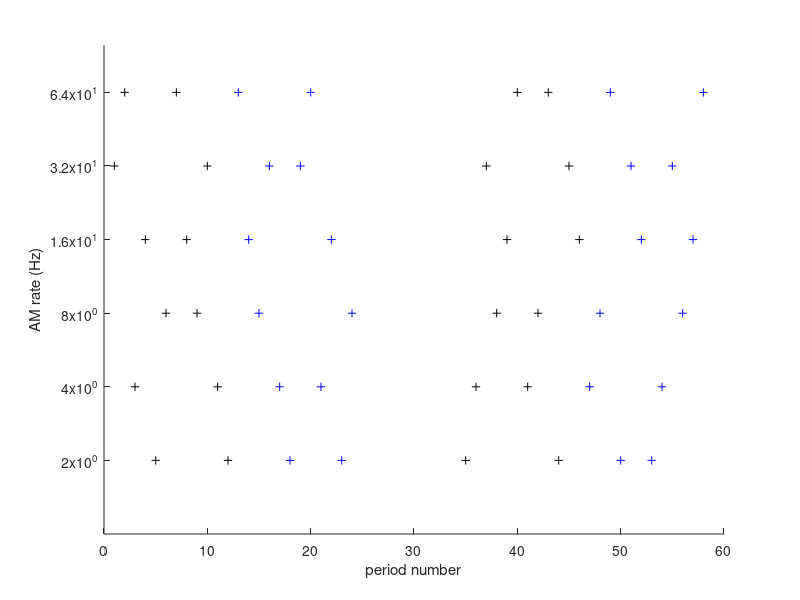
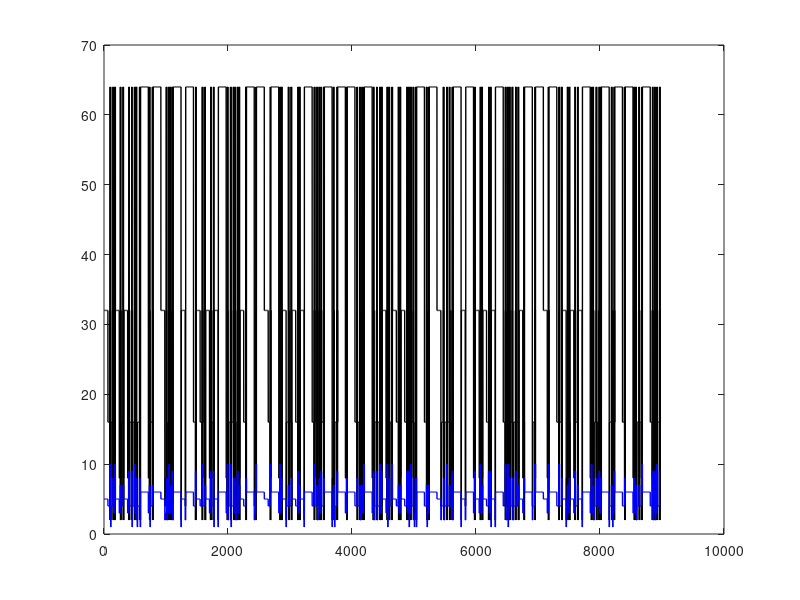

These charts were generated, in order, by the following MATLAB code:
function make_irreg_AM_chunks_final
% This stimulus recipe allows for 3 important criteria to be matched:
%
%   1) a few specific AM rate vector sequences (chunks) are repeated for
%   multiple (15) trials, allowing for psth and trial-to-trial variability
%   analyses.
%
%   2) the specific chunks can arrive either early or late in an irregular
%   segment, allowing us to look for adaptation on a constant physical
%   signal.
%
%   3) each unique AM rate (/period duration) is presented in several
%   diverse positions within an irregular sequence. ie, there are several
%   unique AM rates  preceeding it. this allows for a rough assessment of
%   details behind any observed hysteresis effects, or conditions for
%   non-linearities, and allows for an assessment of neural activity
%   related to irregularity as a condition, with less bias by responses
%   specific to an individual sequence.
%
%   weaknesses:
%   - there may not be enough randomized chunks, so analyses of adaptation
%   may be confounded by responses specific to the rate sequences
%   presented.
%
%   each unique rate value is presented 120 times in the irregular
%   condition.
%

rng('shuffle')

AMrates = 2.^[1:6];  %2-64 Hz
periodic_rates = [2 4 8 16 32 64];

irreg_chunk_dur = 2*sum(1./AMrates);

try
    
    load IRsequences.mat
    
catch
    
    IRseq_idxs = make_IR_segments;
    
    % Final IR segments
    IR_A = AMrates(IRseq_idxs(1,:));
    IR_B = AMrates(IRseq_idxs(2,:));
    IR_C = AMrates(IRseq_idxs(3,:));
    IR_D = AMrates(IRseq_idxs(4,:));
    
    % save('IRsequences','IR_A','IR_B','IR_C','IR_D','-v7.3')
    
end

IR_rateVec_1     = [IR_A IR_C];
IR_rateVec_1_inv = [IR_C IR_A];
IR_rateVec_2     = [IR_B IR_D];
IR_rateVec_2_inv = [IR_D IR_B];


% Plot the AM rate sequences
figure; hold on
xstart = 0;
plot(xstart+1:xstart+length(IR_rateVec_1),IR_rateVec_1,'+k')
xstart = xstart+length(IR_rateVec_1);
plot(xstart+1:xstart+length(IR_rateVec_1_inv),IR_rateVec_1_inv,'+b')
xstart = 10 + xstart+length(IR_rateVec_1_inv);
plot(xstart+1:xstart+length(IR_rateVec_2),IR_rateVec_2,'+k')
xstart = xstart+length(IR_rateVec_2);
plot(xstart+1:xstart+length(IR_rateVec_2_inv),IR_rateVec_2_inv,'+b')
set(gca,'yscale','log')
set(gca,'ytick',AMrates)
xlabel('period number')
ylabel('AM rate (Hz)')



%% Estimating stimulus time, number of trials for a session

ml_target = 2.5;%ml
ml_flowrate = 0.28;%ml/m
target_time = ml_target / ml_flowrate * 60;

n_irreg_trials = 26;
irreg_repeats_time = irreg_chunk_dur * 4 * n_irreg_trials;

n_periodic_rates = numel(periodic_rates);
n_periodic_trials = 26;
periodic_time = (n_periodic_rates+2) * irreg_chunk_dur * n_periodic_trials;

standard_stim_time = irreg_repeats_time + periodic_time
ml_consumed = standard_stim_time/60 * ml_flowrate



%% Piece together long AM vector for continuous sound stream

REGblocks = 1:numel(periodic_rates);
IRblocks  = numel(periodic_rates)+(1:4);
% therefore, blocks are:
%  [ 2 4 8 16 32 64 IR_rateVec_1 IR_rateVec_1_inv IR_rateVec_2 IR_rateVec_2_inv ]
%    1 2 3  4  5  6        7            8                9           10

try
    load Block_Order
    
catch
    REG_pool = repmat(REGblocks([1 2 5 6]),1,n_periodic_trials/2);
    IR_pool  = repmat(IRblocks,1,n_irreg_trials/2);
    
    tic
    
    all_pool = [REG_pool IR_pool];
    SATISFIED = 0;
    
    while SATISFIED==0
        
        all_pool = all_pool(randperm(length(all_pool)));
        
        % conditions:
        % - avoid repeated periodic rates
        % - restrict number of times IR blocks called 3 times in a row
        % - first block must be REG
        consecutiveIRs = find(diff(find(all_pool>=min(IR_pool)),1,2)==1);
        check_REGs = all_pool;
        check_REGs(check_REGs>=min(IR_pool)) = nan;
        if (sum( diff(consecutiveIRs,1,2)==1 ) < 3) && ~any(diff(check_REGs,1,2)==0) && all_pool(1)<min(IR_pool)
            Block_Order = all_pool;
            SATISFIED = 1;
            break
        end
        
    end
    q=toc
    
    Block_Order = [Block_Order Block_Order];
    
    save('Block_Order','Block_Order','-v7.3')
    
end


%% Construct period rate vector


IR_rateVecs = [IR_rateVec_1;...
    IR_rateVec_1_inv;...
    IR_rateVec_2;...
    IR_rateVec_2_inv ];

periodic_nCycles = ceil(periodic_rates*irreg_chunk_dur);
periodic_durations = periodic_nCycles .* (1./periodic_rates);

fullStreamRateVector  = [];
fullStreamBlockVector = [];
track_preREG = [3 4; 4 3; 3 4; 4 3];
for ib = 1:numel(Block_Order)
    
    % REG block
    if Block_Order(ib)<=max(REGblocks)
        
        fullStreamRateVector = [fullStreamRateVector repmat( AMrates(Block_Order(ib)), 1, periodic_nCycles(Block_Order(ib)) ) ];
        fullStreamBlockVector = [fullStreamBlockVector repmat( Block_Order(ib), 1, periodic_nCycles(Block_Order(ib)) ) ];
        
    % IR block
    else
        
        %first add preceding REG block
        thisREG = track_preREG(Block_Order(ib)-6,1);
        fullStreamRateVector = [fullStreamRateVector repmat( AMrates(thisREG), 1, periodic_nCycles(thisREG) ) ];
        fullStreamBlockVector = [fullStreamBlockVector repmat( thisREG, 1, periodic_nCycles(thisREG) ) ];
        track_preREG(Block_Order(ib)-6,:) = fliplr(track_preREG(Block_Order(ib)-6,:));
        
        %then add IR block
        fullStreamRateVector = [fullStreamRateVector IR_rateVecs(Block_Order(ib)-6,:)];
        fullStreamBlockVector = [fullStreamBlockVector repmat( Block_Order(ib), 1, size(IR_rateVecs(Block_Order(ib)-6,:),2) ) ];
        
    end
    
end

figure;
plot(fullStreamRateVector,'-k','LineWidth',1)
hold on
plot(fullStreamBlockVector,'-b','LineWidth',1)
set(gca,'yscale','linear')


%%  Save the vector of rates and a vector of block labels, 

%%%%%%%%%
% Rates
%%%%%%%%%
buffer = [fullStreamRateVector(1) fullStreamRateVector];
% save('fullStream_AMrateVec_25trs_20160323','buffer','-v7.3')

%%%%%%%%%
% Blocks
%%%%%%%%%
stim_array = strsplit(num2str(periodic_rates));
stim_array{end+1} = 'IR_A IR_C';
stim_array{end+1} = 'IR_C IR_A';
stim_array{end+1} = 'IR_B IR_D';
stim_array{end+1} = 'IR_D IR_B';
% 
% buffer=[];
% buffer = [fullStreamBlockVector(1) fullStreamBlockVector];
% save('fullStream_BlockVec_25trs_20160323','buffer','stim_array','-v7.3')


keyboard
aaa=2343;



%% Questions

% is the range  2 - 64 Hz  broad enough? (specifically, to hit edges of
% units' rate tuning curves/MTFs)
% Joris fig 9: more or less, yes.




end









